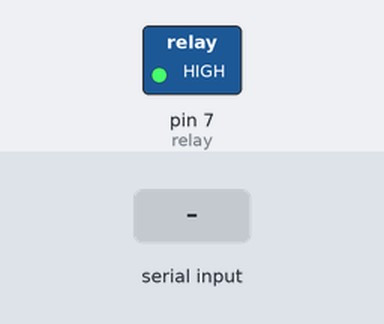
A sketch run on a simulated Arduino Uno, built with avr-gcc and run on an emulated ATmega328P. Shown: switched loads named in the sketch (green lamp = pin HIGH). The inputs (shaded band) are chosen by the test bench. What the sketch prints to the serial monitor is not drawn.

Above: at 1.2 s.
1.3 s: "1" received over the second serial link
At 2.3 s:
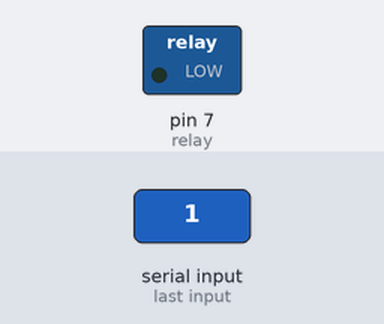
Timing chart, 0 to 8.8 s (numbered marks = the images above; inputs shaded):
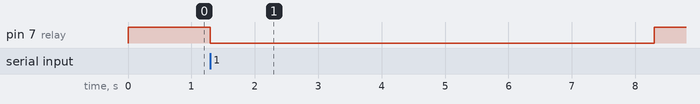

Measured:
- after the input at 1.3 s, pin 7 (relay): HIGH → LOW at once, → HIGH 7.0 s later

The sketch:

Bluetooth.ino
```cpp
#include <SoftwareSerial.h>
SoftwareSerial BTserial(2, 3); // RX | TX
// Connect the HC-05 TX to Arduino pin 2 RX.
//

char c = ' ';// Connect the HC-05 RX to Arduino pin 3 TX through a voltage divider.

char d = ' ';
int relay = 7;
int timer = 0;
int time_start = 0;
int state  = 0;

void setup()
{
    Serial.begin(9600);
    pinMode(relay,OUTPUT);
    digitalWrite(relay,HIGH);
    Serial.println("Arduino is ready");

    // HC-05 default serial speed for commincation mode is 9600
    BTserial.begin(9600);
}

void loop()
{

    // Keep reading from HC-05 and send to Arduino Serial Monitor
    if(BTserial.available())
    {
        c = BTserial.read();
        //Serial.write(c);
    }

    if(c == '1' || c == '2' || c== '3'){
      if(timer != 0){
        //BTserial.print("F");
      }
      else if(timer == 0){
        if(c == '1'){
          //BTserial.print("S");
          timer = timer + 7000;
          c = ' ';
        }
        else if(c == '2'){
          //BTserial.print("S");
          timer = timer + 14000;
          c = ' ';
        }
        else if(c == '3'){
          //BTserial.print("S");
          timer = timer + 21000;
          c = ' ';
        }
      }
    }

    if(timer > 0){
      digitalWrite(relay,LOW);
      //Serial.println("HAHA");
      delay(timer);
      digitalWrite(relay,HIGH);
      timer = 0;
      while(BTserial.available())
      {
        d = BTserial.read();
      }
    }

}
```
